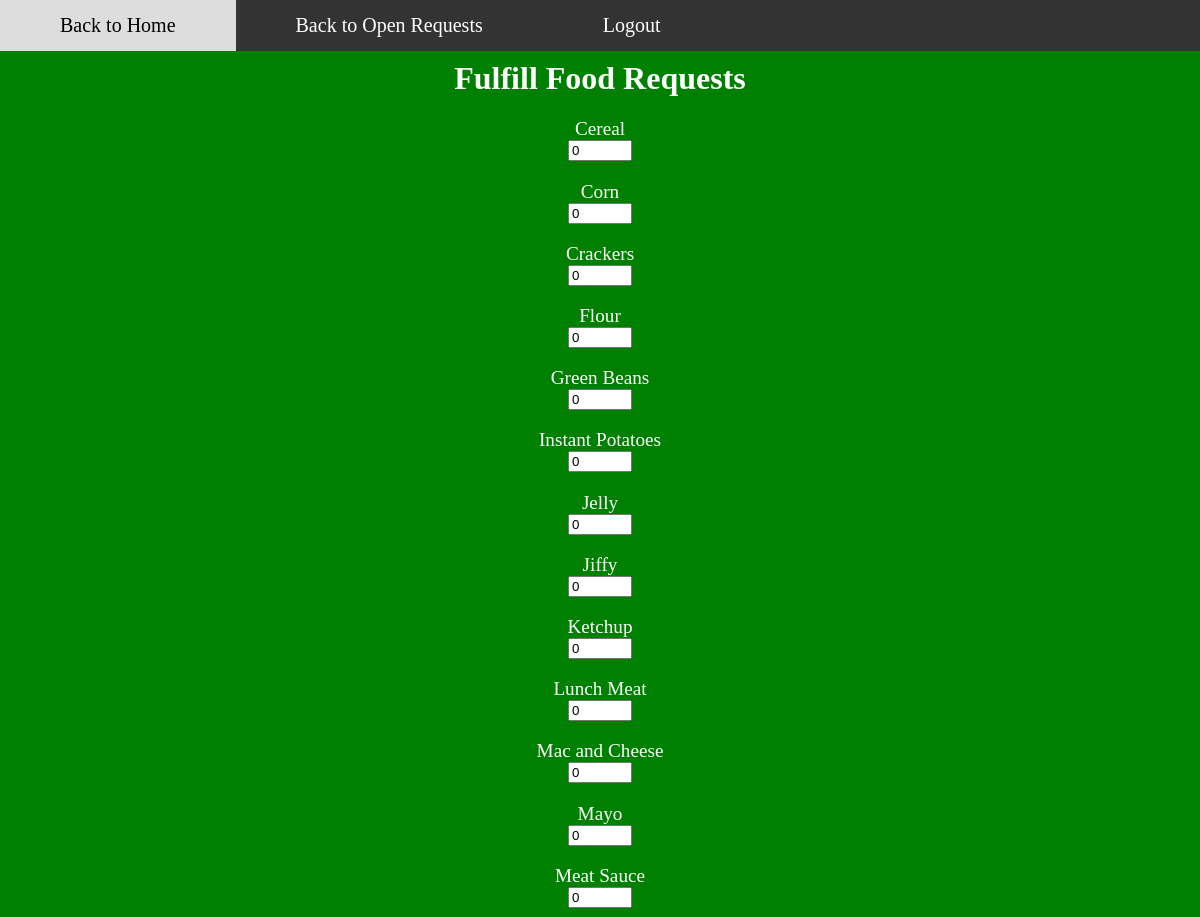
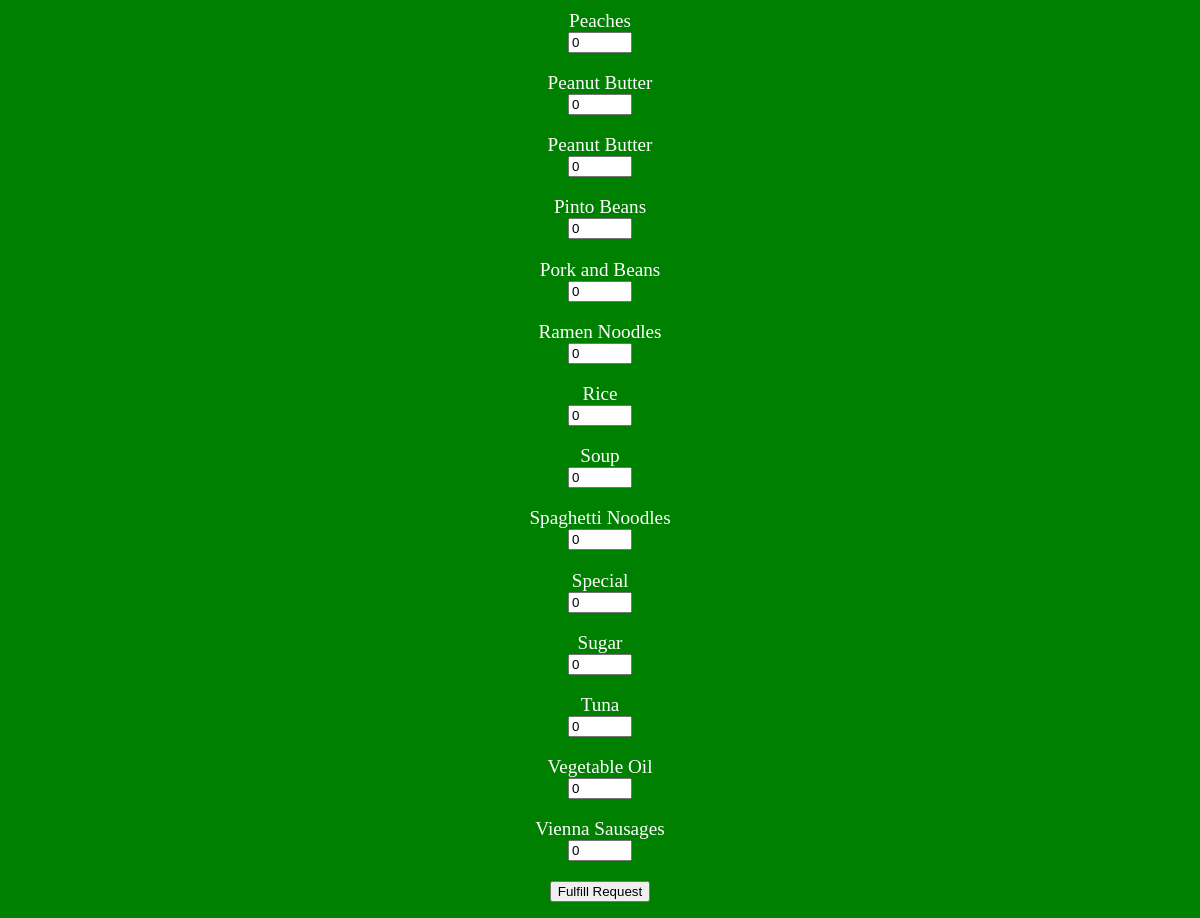
The page /fulfill.php on the database its author committed (2 pictures, top to bottom).
### tables this page shows
CREATE TABLE `items` (
  `itemid` int(11) NOT NULL AUTO_INCREMENT,
  `description` varchar(50) NOT NULL,
  `qty` int(11) NOT NULL,
  `margin` int(11) NOT NULL,
  PRIMARY KEY (`itemid`)
);

### fulfill.php (the view, shortened to what this page needs)
<?php
$mysqli = Database::dbConnect();
$mysqli -> setAttribute(PDO::ATTR_ERRMODE, PDO::ERRMODE_EXCEPTION);
$userid = $_GET['id'];
$requestid = $_GET['reqid'];
$query = "select userid,reqid,itemid,description,quantity from itemrequests natural join items natural join requests where userid = ? and reqid = ?";
$query2 = "select * from items order by description asc";
$stmt = $mysqli -> prepare($query);
$stmt -> execute([$userid,$requestid]);
$stmt2 = $mysqli -> prepare($query2);
$stmt2 -> execute();
?>
<link rel="stylesheet" href="home2.css">
<div class="navbar">
<a href='internalpage.php'>Back to Home</a>
<a href='foodrequestmanager.php'>Back to Open Requests</a>
<a href='logout2.php'>Logout</a>
</div>
<center><h1 style="color:white;"> Fulfill Food Requests</h1></center>
<form action="fulfill.php" method = "post">
<?php
if($stmt){
 while($row2 = $stmt2 ->fetch(PDO::FETCH_ASSOC)){
     $itemid = $row2['itemid'];
     $quantity = array_key_exists($itemid, $requestedItems) ? $requestedItems[$itemid] : 0;
     $description = $row2['description'];
     echo '<center><p style="color:white; font-size: larger;">'.$description.'<br/><input type="number" min = "0" max = "200" id="quantity" name="'.$itemid.'" value = "'.$quantity.'" required></center>';
 }
}
echo '<center><input type = "submit" name ="submit" value = "Fulfill Request"></center>';
?>
</form>

### home2.css (style rules this page uses)
.navbar { overflow: hidden; background-color: #333; position: fixed; top: 0; width: 100%; margin: auto; }
.navbar a { float: left; display: block; color: #ffff; text-align: center; padding: 14px 60px; text-decoration: none; font-size: 20px; }

### rows shown on the page
items: description "Cereal", itemid "0"
items: description "Corn", itemid "0"
items: description "Crackers", itemid "0"
items: description "Flour", itemid "0"
items: description "Green Beans", itemid "0"
items: description "Instant Potatoes", itemid "0"
items: description "Jelly", itemid "0"
items: description "Jiffy", itemid "0"
items: description "Ketchup", itemid "0"
items: description "Lunch Meat", itemid "0"
items: description "Mac and Cheese", itemid "0"
items: description "Mayo", itemid "0"
items: description "Meat Sauce", itemid "0"
items: description "Peaches", itemid "0"
items: description "Peanut Butter", itemid "0"
items: description "Peanut Butter", itemid "0"
items: description "Pinto Beans", itemid "0"
items: description "Pork and Beans", itemid "0"
items: description "Ramen Noodles", itemid "0"
items: description "Rice", itemid "0"
items: description "Soup", itemid "0"
items: description "Spaghetti Noodles", itemid "0"
items: description "Special", itemid "0"
items: description "Sugar", itemid "0"
items: description "Tuna", itemid "0"
items: description "Vegetable Oil", itemid "0"
items: description "Vienna Sausages", itemid "0"
